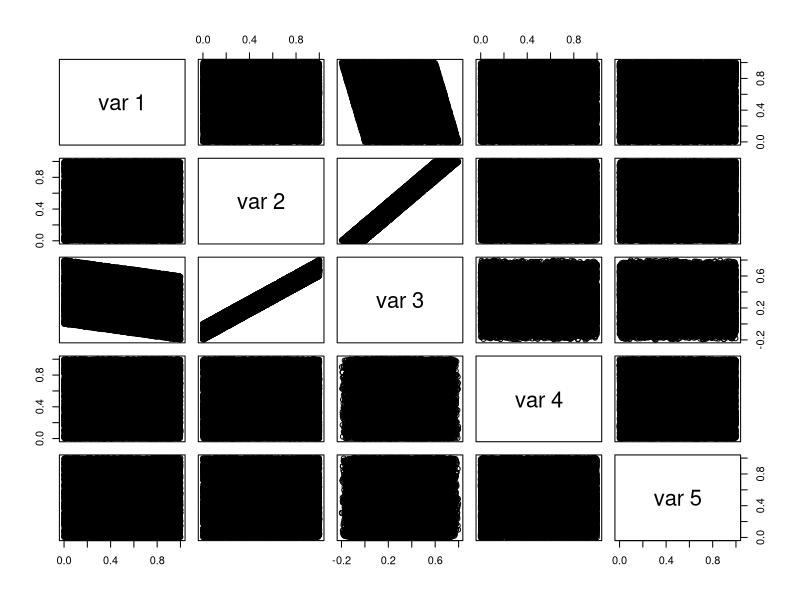
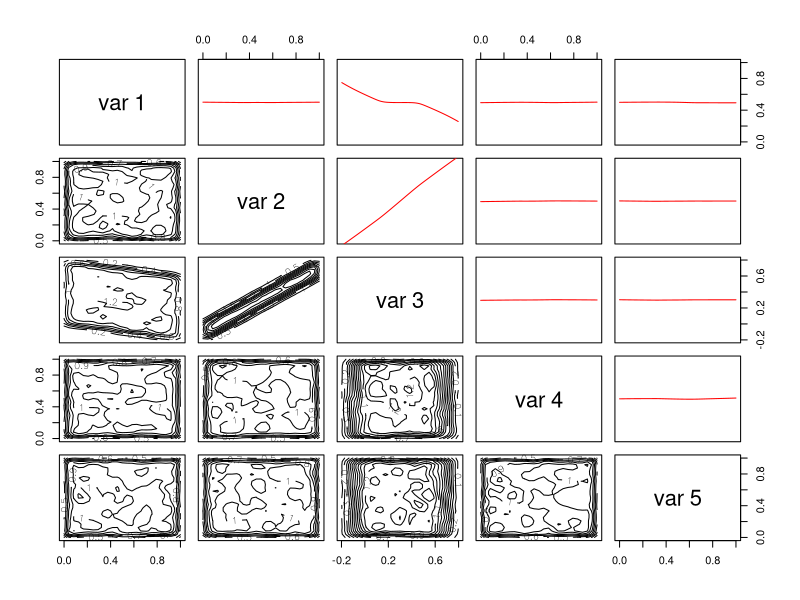

Reproduce these figures in R, in order.
## ---- chunk 1
# generate some random data
dat = matrix(runif(100000), ncol=5)
dat[, 3] = -.2 * dat[, 1] + .8 * dat[, 2] # to make the plot less boring
pairs(dat)
## ---- chunk 2
dens2d = function(x, y, ...) {
  library(MASS)
  res = kde2d(x, y)
  with(res, contour(x, y, z, add = TRUE))
}
pairs(dat, lower.panel = dens2d, upper.panel = function(x, y, ...) {
  lines(lowess(y ~ x), col = 'red')
})
